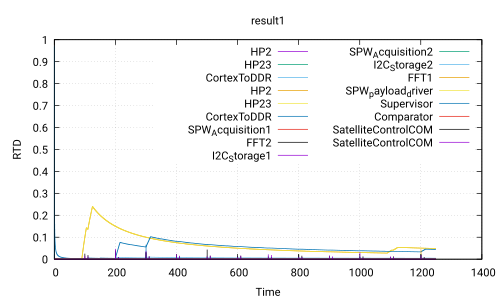

Reproduce this figure in gnuplot.
 set title 'result1'
 set ylabel 'RTD'
 set xlabel 'Time'
 set grid
 set term pdf
 set output 'Use_case_DoubleCamera_Safety.ATIPPIC.executable300.0_20.0.pdf'
 plot 'Use_case_DoubleCamera_Safety.ATIPPIC.executable300.0_20.0.csv' using 1:2 with lines title 'HP2','Use_case_DoubleCamera_Safety.ATIPPIC.executable300.0_20.0.csv' using 1:3 with lines title 'HP23','Use_case_DoubleCamera_Safety.ATIPPIC.executable300.0_20.0.csv' using 1:4 with lines title 'CortexToDDR','Use_case_DoubleCamera_Safety.ATIPPIC.executable300.0_20.0.csv' using 1:5 with lines title 'HP2','Use_case_DoubleCamera_Safety.ATIPPIC.executable300.0_20.0.csv' using 1:6 with lines title 'HP23','Use_case_DoubleCamera_Safety.ATIPPIC.executable300.0_20.0.csv' using 1:7 with lines title 'CortexToDDR','Use_case_DoubleCamera_Safety.ATIPPIC.executable300.0_20.0.csv' using 1:8 with lines title 'SPW_Acquisition1','Use_case_DoubleCamera_Safety.ATIPPIC.executable300.0_20.0.csv' using 1:9 with lines title 'FFT2','Use_case_DoubleCamera_Safety.ATIPPIC.executable300.0_20.0.csv' using 1:10 with lines title 'I2C_Storage1','Use_case_DoubleCamera_Safety.ATIPPIC.executable300.0_20.0.csv' using 1:11 with lines title 'SPW_Acquisition2','Use_case_DoubleCamera_Safety.ATIPPIC.executable300.0_20.0.csv' using 1:12 with lines title 'I2C_Storage2','Use_case_DoubleCamera_Safety.ATIPPIC.executable300.0_20.0.csv' using 1:13 with lines title 'FFT1','Use_case_DoubleCamera_Safety.ATIPPIC.executable300.0_20.0.csv' using 1:14 with lines title 'SPW_payload_driver','Use_case_DoubleCamera_Safety.ATIPPIC.executable300.0_20.0.csv' using 1:15 with lines title 'Supervisor','Use_case_DoubleCamera_Safety.ATIPPIC.executable300.0_20.0.csv' using 1:16 with lines title 'Comparator','Use_case_DoubleCamera_Safety.ATIPPIC.executable300.0_20.0.csv' using 1:17 with lines title 'SatelliteControlCOM','Use_case_DoubleCamera_Safety.ATIPPIC.executable300.0_20.0.csv' using 1:18 with lines title 'SatelliteControlCOM'
